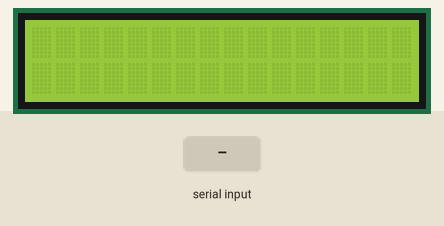
Recording of a sketch running on a simulated Arduino Uno, built with avr-gcc and run on an emulated ATmega328P. Parts: 16×2 character LCD. The test bench sets the inputs (shaded band).

Above: at 1.2 s.
1.3 s: "1" received over Serial
At 2.0 s:
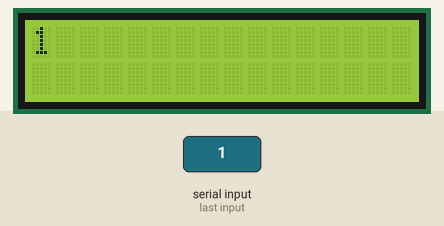
2.8 s: "0" received over Serial
At 3.2 s:
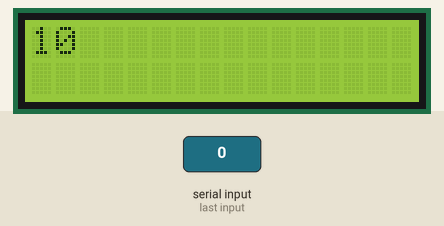
4.3 s: "2" received over Serial
At 5.5 s:
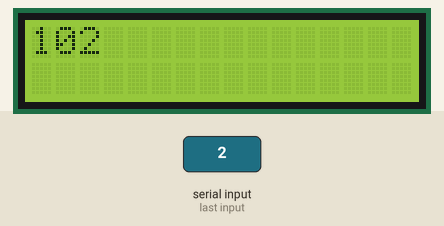
Timing chart, 0 to 7.3 s (numbered marks = the images above; inputs shaded):
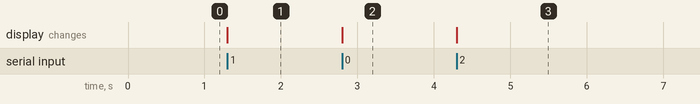

Measured:
- after the input at 1.3 s, the display: changes at once (image 1)
- after the input at 2.8 s, the display: changes at once (image 2)
- after the input at 4.3 s, the display: changes at once (image 3)

The sketch:

LCD.ino
```cpp
#include <LiquidCrystal.h>

// initialize the library by associating any needed LCD interface pin
// with the arduino pin number it is connected to
const int rs = 12, en = 11, d4 = 5, d5 = 4, d6 = 3, d7 = 2;
LiquidCrystal lcd(rs, en, d4, d5, d6, d7);

void setup() {
lcd.begin(16,2);//16 by 2 are the dimensions of the LCD (in number of characters)
Serial.begin(9600);//launch the process of receiving serial data (via bluetooth) at 9600 bits/s
}

void loop() {
if(Serial.available()){
lcd.write(Serial.read());//these two lines mean that if there is data coming from the BT module, the Arduino prints it on the LCD.
}
}
```
